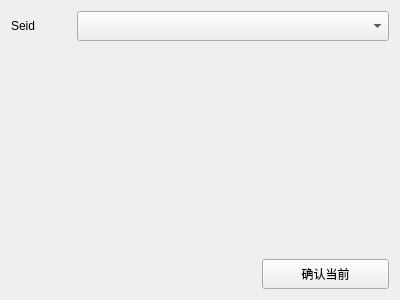
<?xml version="1.0" encoding="UTF-8"?>
<ui version="4.0">
 <class>CreateAvatarSeidWgt</class>
 <widget class="QWidget" name="CreateAvatarSeidWgt">
  <property name="geometry">
   <rect>
    <x>0</x>
    <y>0</y>
    <width>400</width>
    <height>300</height>
   </rect>
  </property>
  <property name="windowTitle">
   <string>Form</string>
  </property>
  <layout class="QGridLayout" name="gridLayout">
   <item row="0" column="0">
    <widget class="QLabel" name="label">
     <property name="minimumSize">
      <size>
       <width>0</width>
       <height>30</height>
      </size>
     </property>
     <property name="maximumSize">
      <size>
       <width>60</width>
       <height>30</height>
      </size>
     </property>
     <property name="text">
      <string>Seid</string>
     </property>
    </widget>
   </item>
   <item row="0" column="1" colspan="2">
    <widget class="QComboBox" name="m_pCBoxSeid">
     <property name="minimumSize">
      <size>
       <width>0</width>
       <height>30</height>
      </size>
     </property>
     <property name="maximumSize">
      <size>
       <width>16777215</width>
       <height>30</height>
      </size>
     </property>
    </widget>
   </item>
   <item row="1" column="0" colspan="3">
    <widget class="Tool_FormWidget" name="m_pFormWgt" native="true"/>
   </item>
   <item row="2" column="0" colspan="3">
    <widget class="QLabel" name="m_pLabSeidTip">
     <property name="maximumSize">
      <size>
       <width>16777215</width>
       <height>30</height>
      </size>
     </property>
     <property name="text">
      <string/>
     </property>
    </widget>
   </item>
   <item row="3" column="0" colspan="2">
    <spacer name="horizontalSpacer">
     <property name="orientation">
      <enum>Qt::Horizontal</enum>
     </property>
     <property name="sizeHint" stdset="0">
      <size>
       <width>245</width>
       <height>27</height>
      </size>
     </property>
    </spacer>
   </item>
   <item row="3" column="2">
    <widget class="QPushButton" name="m_pBtnOK">
     <property name="minimumSize">
      <size>
       <width>0</width>
       <height>30</height>
      </size>
     </property>
     <property name="text">
      <string>确认当前</string>
     </property>
    </widget>
   </item>
  </layout>
 </widget>
 <customwidgets>
  <customwidget>
   <class>Tool_FormWidget</class>
   <extends>QWidget</extends>
   <header>Tools/tool_formwidget.h</header>
   <container>1</container>
  </customwidget>
 </customwidgets>
 <resources/>
 <connections/>
</ui>
